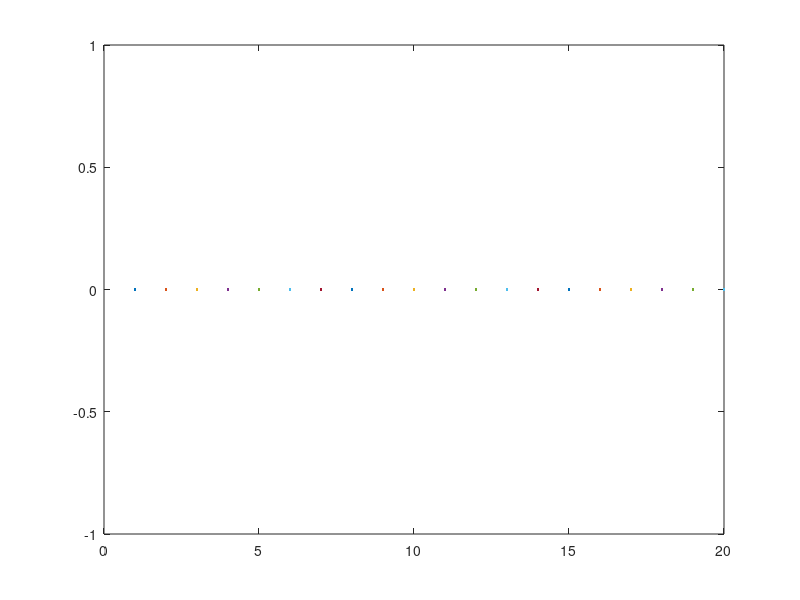

This chart was generated by the following MATLAB code:

options.maxit = 10;
options.isreal = 1;
options.issym = 0;
options.tol = 0.001;
global count
figure;
maxiter = 1000000;
for eig_num = 1:20
    flag = 0;
    disp(strcat('for maxiter = ',num2str(maxiter),' tol = ',num2str(options.tol)));
    %while flag == 0
        %options.tol = 0.0000001 / maxiter;
        options.maxit = maxiter;
        n = 20;
        
        count = 0;
        M0 = rand(2*n);
        M1 = sparse(2*n);    
        M1(n+1:2*n,1:n) = speye(n);
        M1(1:n,n+1:2*n) = speye(n);
        fun = @(x)mat(x,M0);
        try
            [v,~,flag] = eigs(fun,2*n,-M1,eig_num,'lr',options);
        catch
            flag = 1;
        end
   
        disp(count);
    %end

    plot(eig_num,count,'.');
    hold on;
end
    
    
    